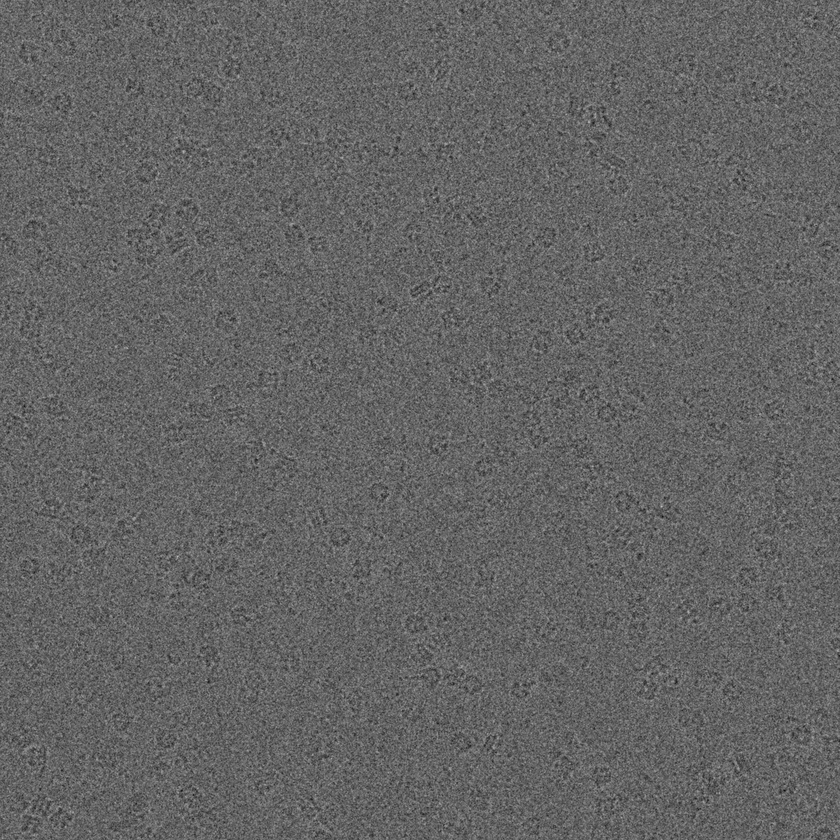
#> input picture Data Mining- Methods and Applications - Application Cases/【第五章】 RNA排序预测/图像挖掘/data/train/4.jpg, 840 x 840 px, shrunk from 3710 x 3710 before the run
$ python img_preprocess.py   (older library calls are emulated)
#> lines starting #> are read from the running program, lines starting #| are printed output that depends on the picture
# -*- coding: utf-8 -*-
"""
Created on Tue May 31 01:21:51 2016

@author: yuhui
"""

from skimage import io, filters, exposure, img_as_float
import matplotlib.pyplot as plt
from skimage.morphology import disk
import numpy as np

def preprocessing(file_name):
#> called with file_name = '4.jpg'
    img = io.imread(file_name, as_grey = True)
#> img is the input picture: shape (840, 840); min 10, max 193, mean 99.8
    img = img_as_float(img)
    img = (img - np.min(img)) / (np.max(img) - np.min(img))
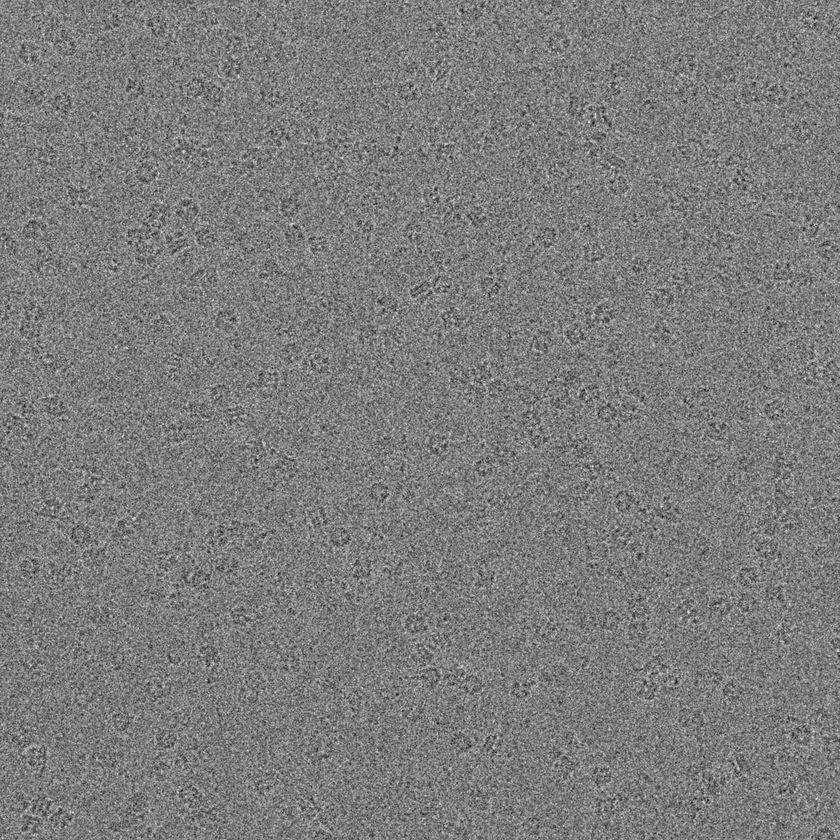
#> img: shape (840, 840) float64; min 0, max 1, mean 0.491
    gaussian_img = filters.gaussian_filter(img, sigma=2.5)
    median_img = filters.median(gaussian_img,disk(5))
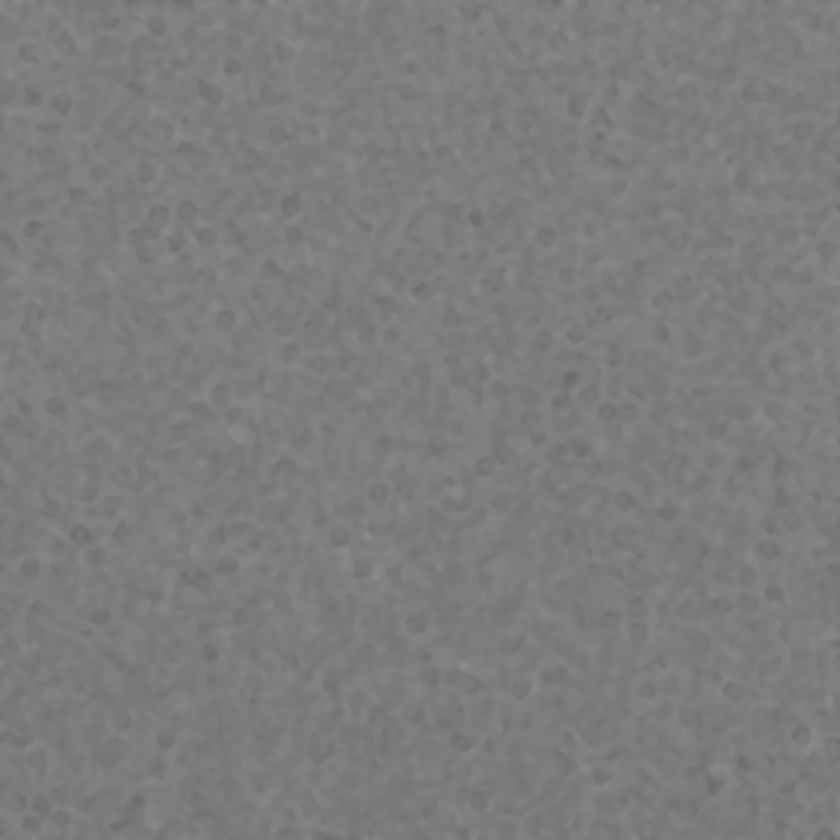
#> median_img: shape (840, 840) float64; min 0.426, max 0.55, mean 0.491

    hist_img=exposure.equalize_hist(median_img)
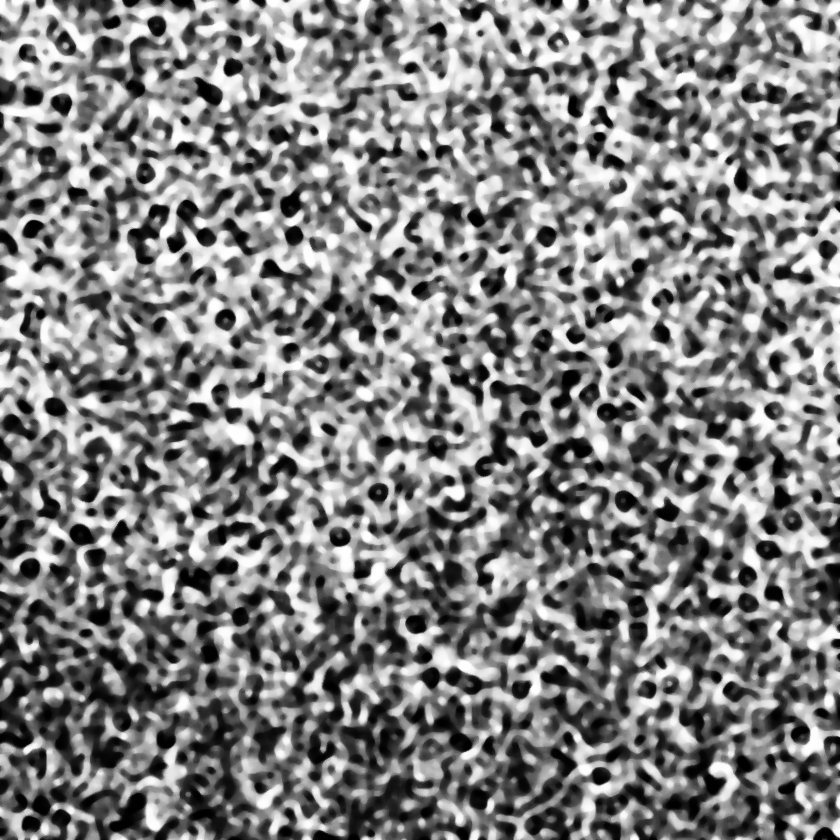
#> hist_img: shape (840, 840) float64; min 4.25e-06, max 1, mean 0.505
    median_img2 = filters.median(hist_img,disk(5))
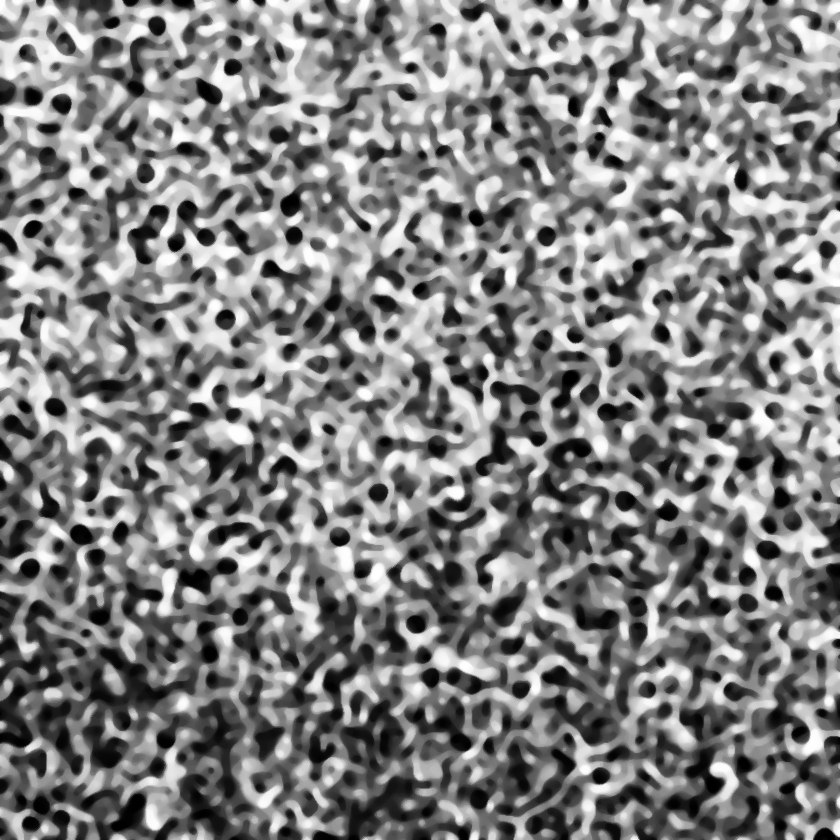
#> median_img2: shape (840, 840) float64; min 0.000133, max 1, mean 0.506
    plt.subplot(221),plt.imshow(img,'gray'),plt.title('original')
    plt.xticks([]),plt.yticks([])

    plt.subplot(222),plt.imshow(gaussian_img,'gray'),plt.title('gaussian_filter')
    plt.xticks([]),plt.yticks([])

    plt.subplot(223),plt.imshow(median_img,'gray'),plt.title('median_filter')
    plt.xticks([]),plt.yticks([])

    plt.subplot(224),plt.imshow(hist_img,'gray'),plt.title('final_hist')
    plt.xticks([]),plt.yticks([])

    plt.show()

    return median_img2


file_name = '4.jpg'
img = preprocessing(file_name)
# [9 lines of commented-out code are left out]

$ run again, with Data Mining- Methods and Applications - Application Cases/【第五章】 RNA排序预测/图像挖掘/data/train/1.jpg copied over Data Mining- Methods and Applications - Application Cases/【第五章】 RNA排序预测/图像挖掘/data/train/4.jpg
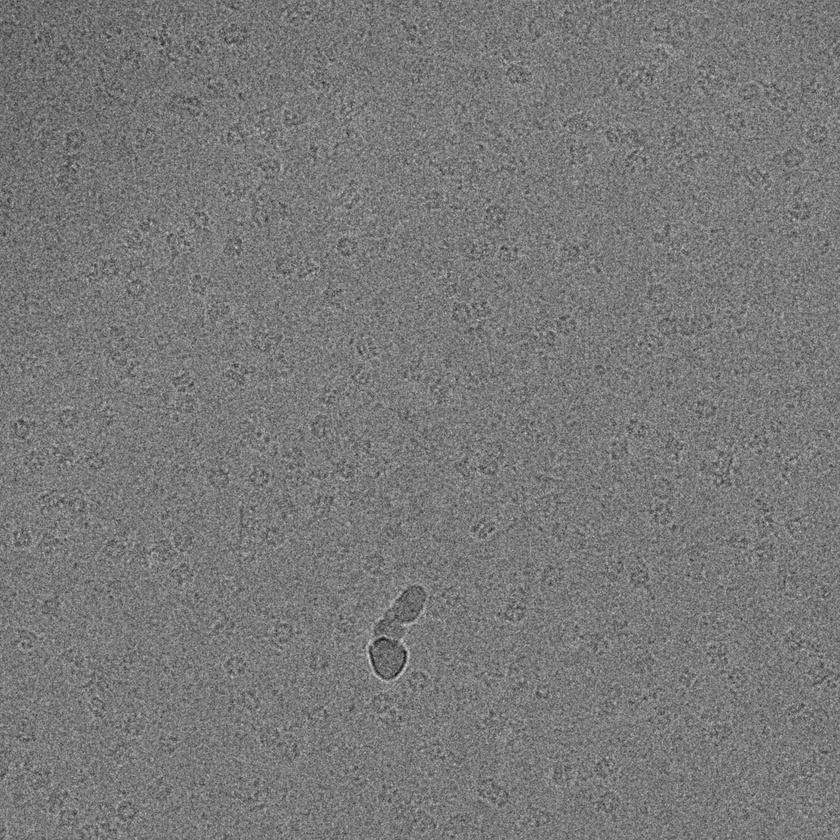
#> input picture Data Mining- Methods and Applications - Application Cases/【第五章】 RNA排序预测/图像挖掘/data/train/1.jpg, 840 x 840 px, shrunk from 3710 x 3710 before the run
#> in preprocessing, img is the input picture: shape (840, 840); min 6, max 215, mean 121
#> in preprocessing, `median_img2 = filters.median(hist_img,disk(5))`:
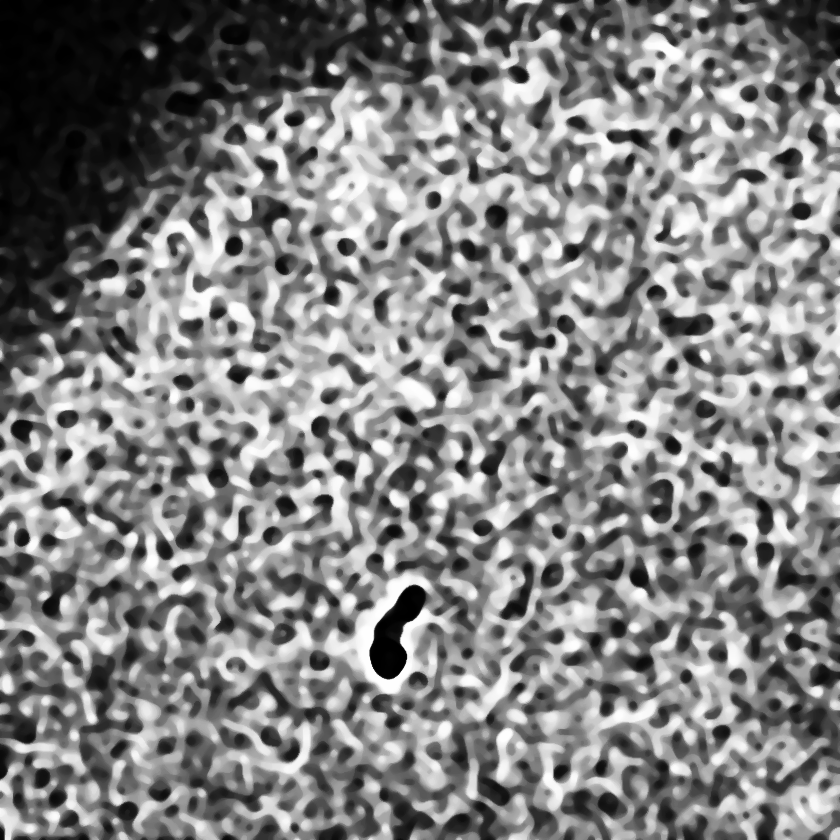
#> median_img2: shape (840, 840) float64; min 6.59e-05, max 1, mean 0.51
#> in preprocessing, `plt.show()`:
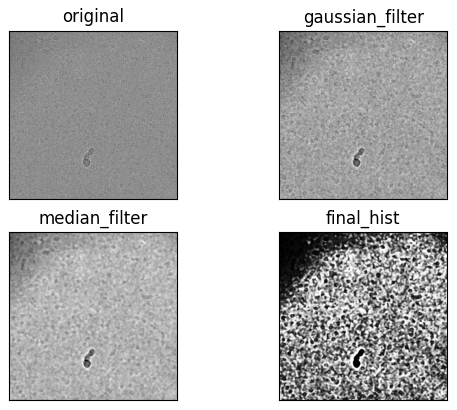
#> figure drawn by matplotlib, 4 panels

$ run again, with Data Mining- Methods and Applications - Application Cases/【第五章】 RNA排序预测/图像挖掘/data/train/11.jpg copied over Data Mining- Methods and Applications - Application Cases/【第五章】 RNA排序预测/图像挖掘/data/train/4.jpg
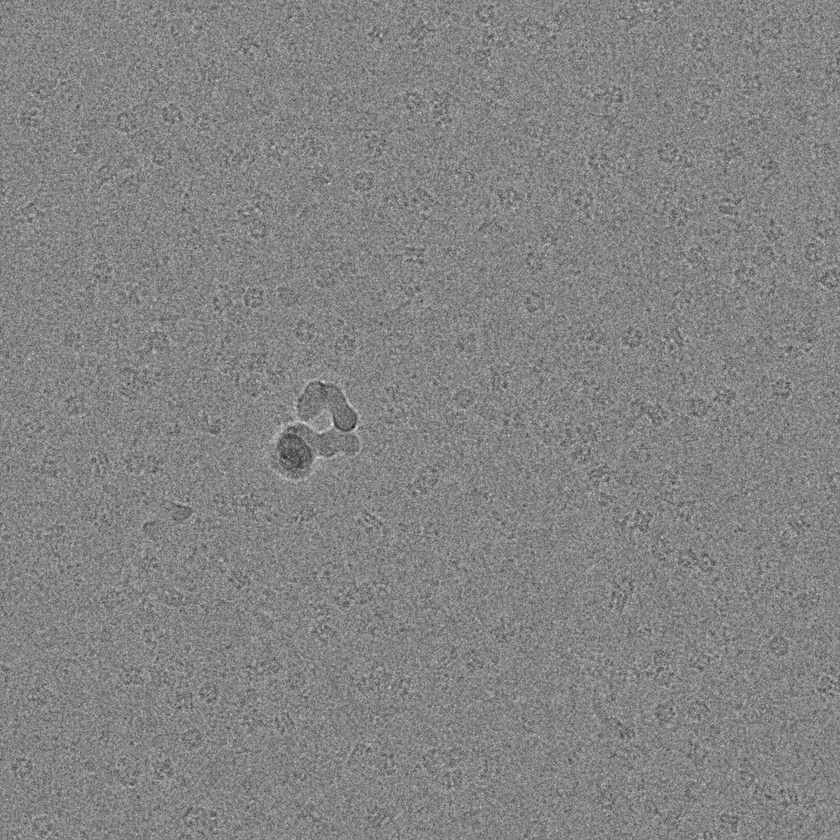
#> input picture Data Mining- Methods and Applications - Application Cases/【第五章】 RNA排序预测/图像挖掘/data/train/11.jpg, 840 x 840 px, shrunk from 3710 x 3710 before the run
#> in preprocessing, img is the input picture: shape (840, 840); min 28, max 236, mean 131.7
#> in preprocessing, `median_img2 = filters.median(hist_img,disk(5))`:
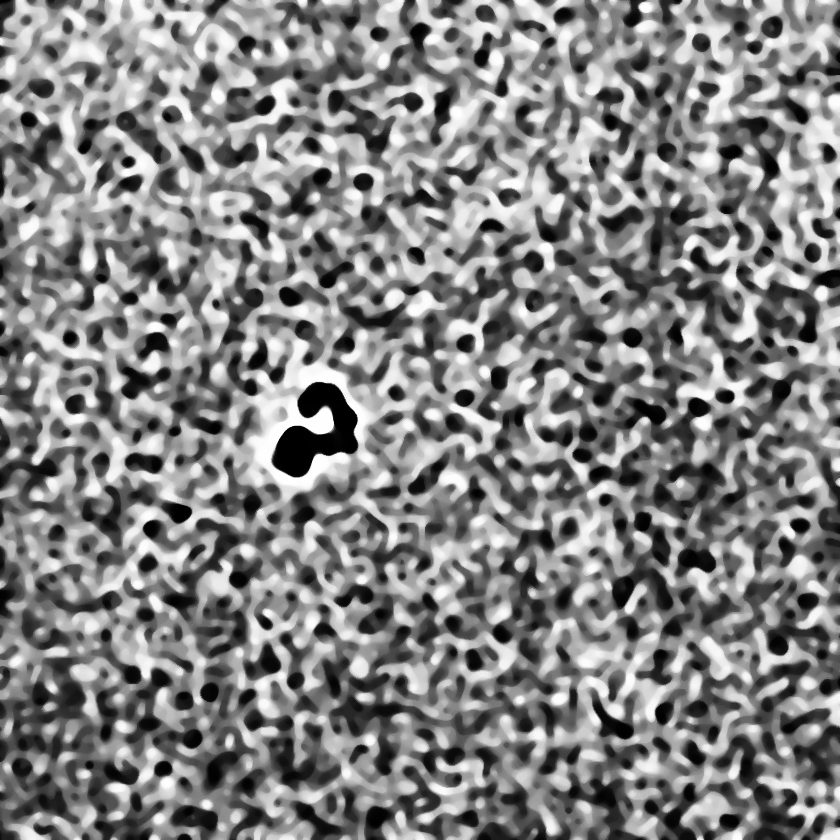
#> median_img2: shape (840, 840) float64; min 7.66e-05, max 1, mean 0.516
#> in preprocessing, `plt.show()`:
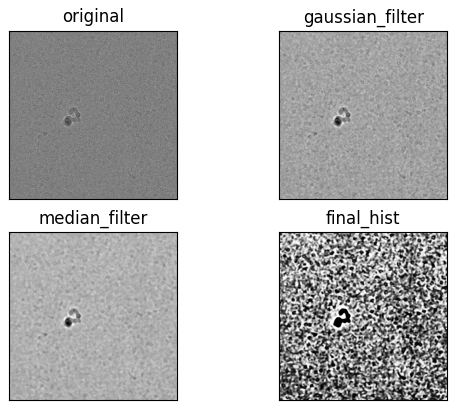
#> figure drawn by matplotlib, 4 panels
